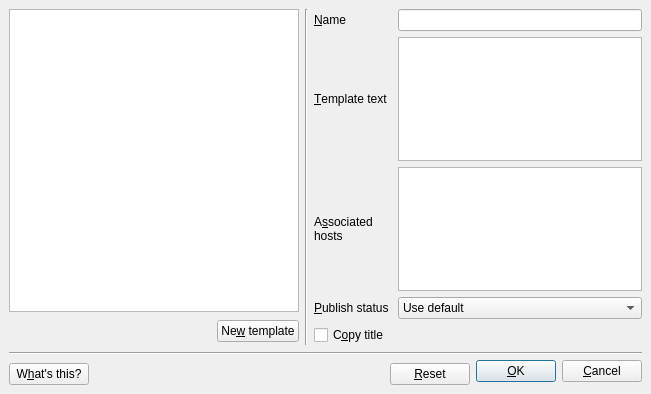
<?xml version="1.0" encoding="UTF-8"?>
<ui version="4.0">
 <class>QuickpostTemplateForm</class>
 <widget class="QDialog" name="QuickpostTemplateForm">
  <property name="geometry">
   <rect>
    <x>0</x>
    <y>0</y>
    <width>651</width>
    <height>394</height>
   </rect>
  </property>
  <property name="windowTitle">
   <string>Quickpost Templates</string>
  </property>
  <layout class="QVBoxLayout">
   <property name="spacing">
    <number>6</number>
   </property>
   <property name="margin">
    <number>9</number>
   </property>
   <item>
    <layout class="QHBoxLayout">
     <property name="spacing">
      <number>6</number>
     </property>
     <property name="margin">
      <number>0</number>
     </property>
     <item>
      <layout class="QGridLayout">
       <property name="margin">
        <number>0</number>
       </property>
       <property name="spacing">
        <number>6</number>
       </property>
       <item row="1" column="0">
        <spacer>
         <property name="orientation">
          <enum>Qt::Horizontal</enum>
         </property>
         <property name="sizeHint" stdset="0">
          <size>
           <width>228</width>
           <height>27</height>
          </size>
         </property>
        </spacer>
       </item>
       <item row="0" column="0" colspan="2">
        <widget class="QListWidget" name="lwTemplates">
         <property name="selectionMode">
          <enum>QAbstractItemView::SingleSelection</enum>
         </property>
        </widget>
       </item>
       <item row="0" column="2" rowspan="2">
        <widget class="Line" name="line">
         <property name="orientation">
          <enum>Qt::Vertical</enum>
         </property>
        </widget>
       </item>
       <item row="1" column="1">
        <widget class="QPushButton" name="pbNewTemplate">
         <property name="text">
          <string>Ne&amp;w template</string>
         </property>
        </widget>
       </item>
      </layout>
     </item>
     <item>
      <layout class="QGridLayout">
       <property name="margin">
        <number>0</number>
       </property>
       <property name="spacing">
        <number>6</number>
       </property>
       <item row="0" column="1">
        <widget class="QLineEdit" name="leName">
         <property name="enabled">
          <bool>true</bool>
         </property>
         <property name="whatsThis">
          <string>The name of the template, as it will appear in the menu</string>
         </property>
        </widget>
       </item>
       <item row="2" column="0">
        <widget class="QLabel" name="lAssocHosts">
         <property name="enabled">
          <bool>true</bool>
         </property>
         <property name="whatsThis">
          <string>Use this to associate any host with this template.  If you quickpost any URL with these hostnames, QTM will then automatically use this template.  Separate the hosts with carriage returns (i.e. press Enter).</string>
         </property>
         <property name="text">
          <string>A&amp;ssociated hosts</string>
         </property>
         <property name="textFormat">
          <enum>Qt::AutoText</enum>
         </property>
         <property name="wordWrap">
          <bool>true</bool>
         </property>
         <property name="buddy">
          <cstring>teAssocHosts</cstring>
         </property>
        </widget>
       </item>
       <item row="4" column="0" colspan="2">
        <widget class="QCheckBox" name="chCopyTitle">
         <property name="enabled">
          <bool>true</bool>
         </property>
         <property name="toolTip">
          <string>Copy the title</string>
         </property>
         <property name="whatsThis">
          <string>Set the title of the entry to the title of the page you are Quickposting</string>
         </property>
         <property name="text">
          <string>C&amp;opy title</string>
         </property>
        </widget>
       </item>
       <item row="3" column="1">
        <widget class="QComboBox" name="cbDefaultPublishStatus">
         <property name="enabled">
          <bool>true</bool>
         </property>
         <property name="currentIndex">
          <number>2</number>
         </property>
         <item>
          <property name="text">
           <string>Draft</string>
          </property>
         </item>
         <item>
          <property name="text">
           <string>Publish</string>
          </property>
         </item>
         <item>
          <property name="text">
           <string>Use default</string>
          </property>
         </item>
        </widget>
       </item>
       <item row="0" column="0">
        <widget class="QLabel" name="lName">
         <property name="enabled">
          <bool>true</bool>
         </property>
         <property name="whatsThis">
          <string>The name of the template, as it will appear in the menu.</string>
         </property>
         <property name="text">
          <string>&amp;Name</string>
         </property>
         <property name="buddy">
          <cstring>leName</cstring>
         </property>
        </widget>
       </item>
       <item row="3" column="0">
        <widget class="QLabel" name="lDefaultPublishStatus">
         <property name="enabled">
          <bool>true</bool>
         </property>
         <property name="text">
          <string>&amp;Publish status</string>
         </property>
         <property name="buddy">
          <cstring>cbDefaultPublishStatus</cstring>
         </property>
        </widget>
       </item>
       <item row="2" column="1">
        <widget class="QTextEdit" name="teAssocHosts">
         <property name="enabled">
          <bool>true</bool>
         </property>
         <property name="whatsThis">
          <string>Use this to associate any host with this template.  If you quickpost any URL with these hostnames, QTM will then automatically use this template.  Separate the hosts with carriage returns (i.e. press Enter).</string>
         </property>
         <property name="tabChangesFocus">
          <bool>true</bool>
         </property>
         <property name="acceptRichText">
          <bool>false</bool>
         </property>
        </widget>
       </item>
       <item row="1" column="0">
        <widget class="QLabel" name="lTemplate">
         <property name="enabled">
          <bool>true</bool>
         </property>
         <property name="text">
          <string>&amp;Template text</string>
         </property>
         <property name="buddy">
          <cstring>teTemplateText</cstring>
         </property>
        </widget>
       </item>
       <item row="1" column="1">
        <widget class="QTextEdit" name="teTemplateText">
         <property name="enabled">
          <bool>true</bool>
         </property>
         <property name="whatsThis">
          <string/>
         </property>
         <property name="tabChangesFocus">
          <bool>true</bool>
         </property>
        </widget>
       </item>
      </layout>
     </item>
    </layout>
   </item>
   <item>
    <layout class="QGridLayout">
     <property name="margin">
      <number>0</number>
     </property>
     <property name="spacing">
      <number>6</number>
     </property>
     <item row="2" column="2">
      <widget class="QPushButton" name="pbReset">
       <property name="whatsThis">
        <string>Restore the templates to how they were when you clicked Configure, i.e. lose all the changes you have made in this window.</string>
       </property>
       <property name="text">
        <string>&amp;Reset</string>
       </property>
      </widget>
     </item>
     <item row="2" column="0">
      <widget class="QPushButton" name="pbWhatsThis">
       <property name="text">
        <string>W&amp;hat's this?</string>
       </property>
      </widget>
     </item>
     <item row="0" column="0" rowspan="2" colspan="5">
      <widget class="Line" name="line_2">
       <property name="orientation">
        <enum>Qt::Horizontal</enum>
       </property>
      </widget>
     </item>
     <item row="1" column="4" rowspan="2">
      <widget class="QPushButton" name="pbCancel">
       <property name="text">
        <string>&amp;Cancel</string>
       </property>
      </widget>
     </item>
     <item row="1" column="3" rowspan="2">
      <widget class="QPushButton" name="pbOK">
       <property name="text">
        <string>&amp;OK</string>
       </property>
       <property name="default">
        <bool>true</bool>
       </property>
      </widget>
     </item>
     <item row="1" column="1" rowspan="2">
      <spacer>
       <property name="orientation">
        <enum>Qt::Horizontal</enum>
       </property>
       <property name="sizeHint" stdset="0">
        <size>
         <width>251</width>
         <height>20</height>
        </size>
       </property>
      </spacer>
     </item>
    </layout>
   </item>
  </layout>
 </widget>
 <tabstops>
  <tabstop>lwTemplates</tabstop>
  <tabstop>pbNewTemplate</tabstop>
  <tabstop>leName</tabstop>
  <tabstop>teTemplateText</tabstop>
  <tabstop>teAssocHosts</tabstop>
  <tabstop>cbDefaultPublishStatus</tabstop>
  <tabstop>chCopyTitle</tabstop>
  <tabstop>pbOK</tabstop>
  <tabstop>pbCancel</tabstop>
  <tabstop>pbReset</tabstop>
  <tabstop>pbWhatsThis</tabstop>
 </tabstops>
 <resources/>
 <connections/>
</ui>
